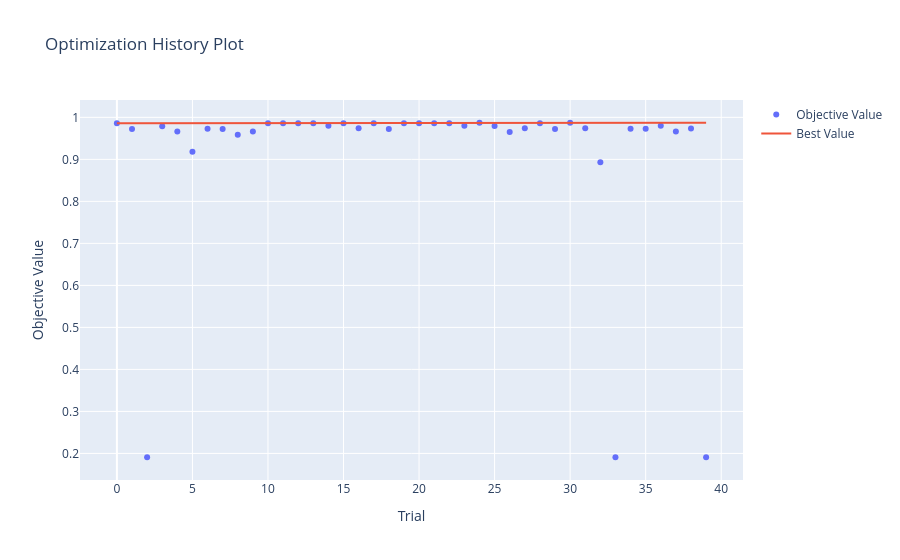

Here is the notebook cell this chart was saved with:
### Code cell
plot_optimization_history(study_svm)

### Figure 1 — Plotly figure (JSON) as saved in the notebook; plotly's stock layout.template omitted (floating-point values rounded to 4 significant figures)
{"data": [{"mode": "markers", "name": "Objective Value", "type": "scatter", "x": [0, 1, 2, 3, 4, 5, 6, 7, 8, 9, 10, 11, 12, 13, 14, 15, 16, 17, 18, 19, 20, 21, 22, 23, 24, 25, 26, 27, 28, 29, 30, 31, 32, 33, 34, 35, 36, 37, 38, 39], "y": [0.986, 0.9722, 0.1909, 0.9789, 0.9666, 0.9184, 0.9731, 0.9722, 0.9587, 0.9666, 0.986, 0.986, 0.986, 0.986, 0.9798, 0.986, 0.9738, 0.986, 0.9722, 0.986, 0.986, 0.986, 0.986, 0.9798, 0.9871, 0.9794, 0.9653, 0.9738, 0.986, 0.9722, 0.9871, 0.9738, 0.8933, 0.1909, 0.973, 0.9727, 0.9798, 0.9665, 0.9733, 0.1909]}, {"mode": "lines", "name": "Best Value", "type": "scatter", "x": [0, 1, 2, 3, 4, 5, 6, 7, 8, 9, 10, 11, 12, 13, 14, 15, 16, 17, 18, 19, 20, 21, 22, 23, 24, 25, 26, 27, 28, 29, 30, 31, 32, 33, 34, 35, 36, 37, 38, 39], "y": [0.986, 0.986, 0.986, 0.986, 0.986, 0.986, 0.986, 0.986, 0.986, 0.986, 0.986, 0.986, 0.986, 0.986, 0.986, 0.986, 0.986, 0.986, 0.986, 0.986, 0.986, 0.986, 0.986, 0.986, 0.9871, 0.9871, 0.9871, 0.9871, 0.9871, 0.9871, 0.9871, 0.9871, 0.9871, 0.9871, 0.9871, 0.9871, 0.9871, 0.9871, 0.9871, 0.9871]}, {"marker": {"color": "#cccccc"}, "mode": "markers", "name": "Infeasible Trial", "showlegend": false, "type": "scatter", "x": [], "y": []}], "layout": {"title": {"text": "Optimization History Plot"}, "xaxis": {"title": {"text": "Trial"}}, "yaxis": {"title": {"text": "Objective Value"}}}}
